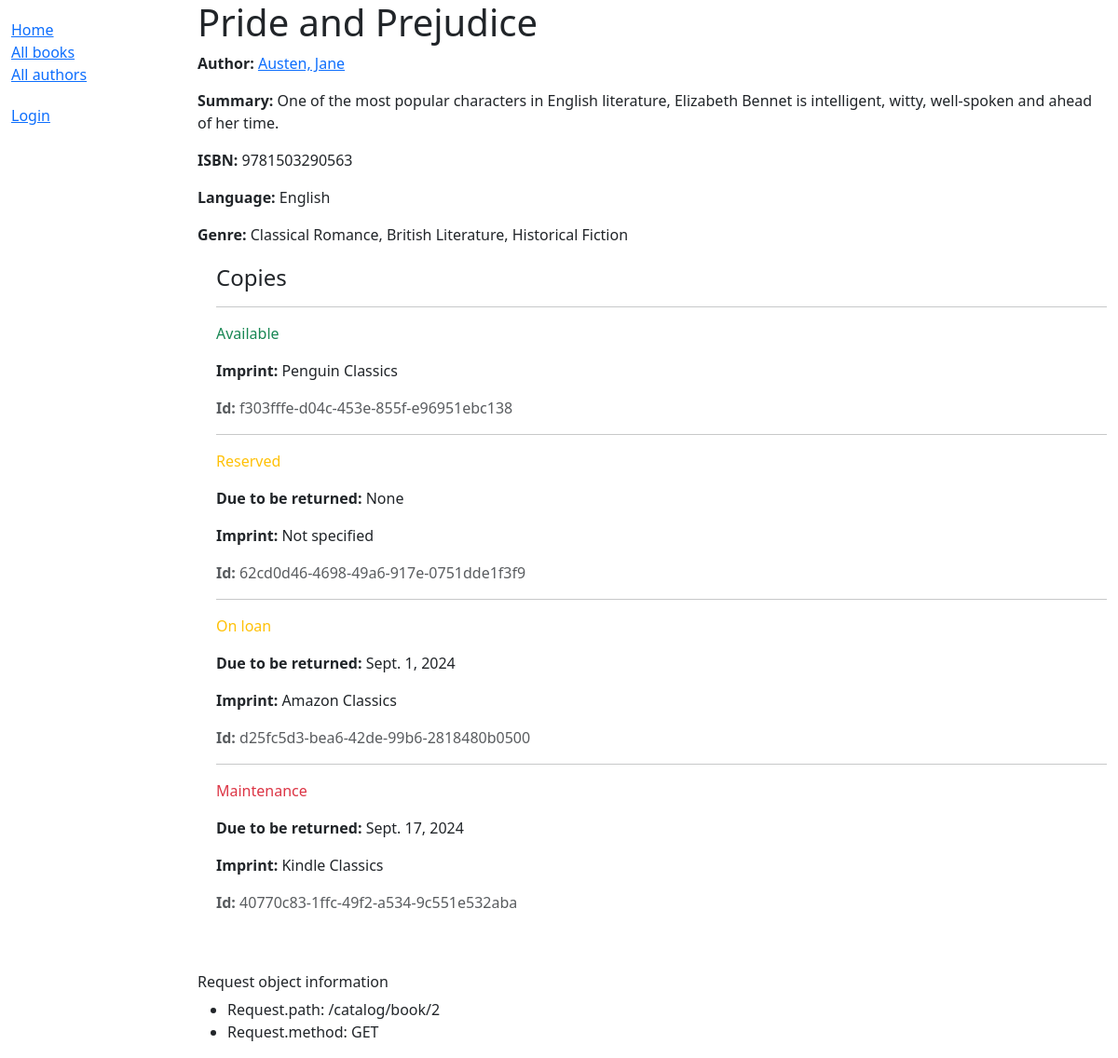
Before: /catalog/book/2 with the older database file.
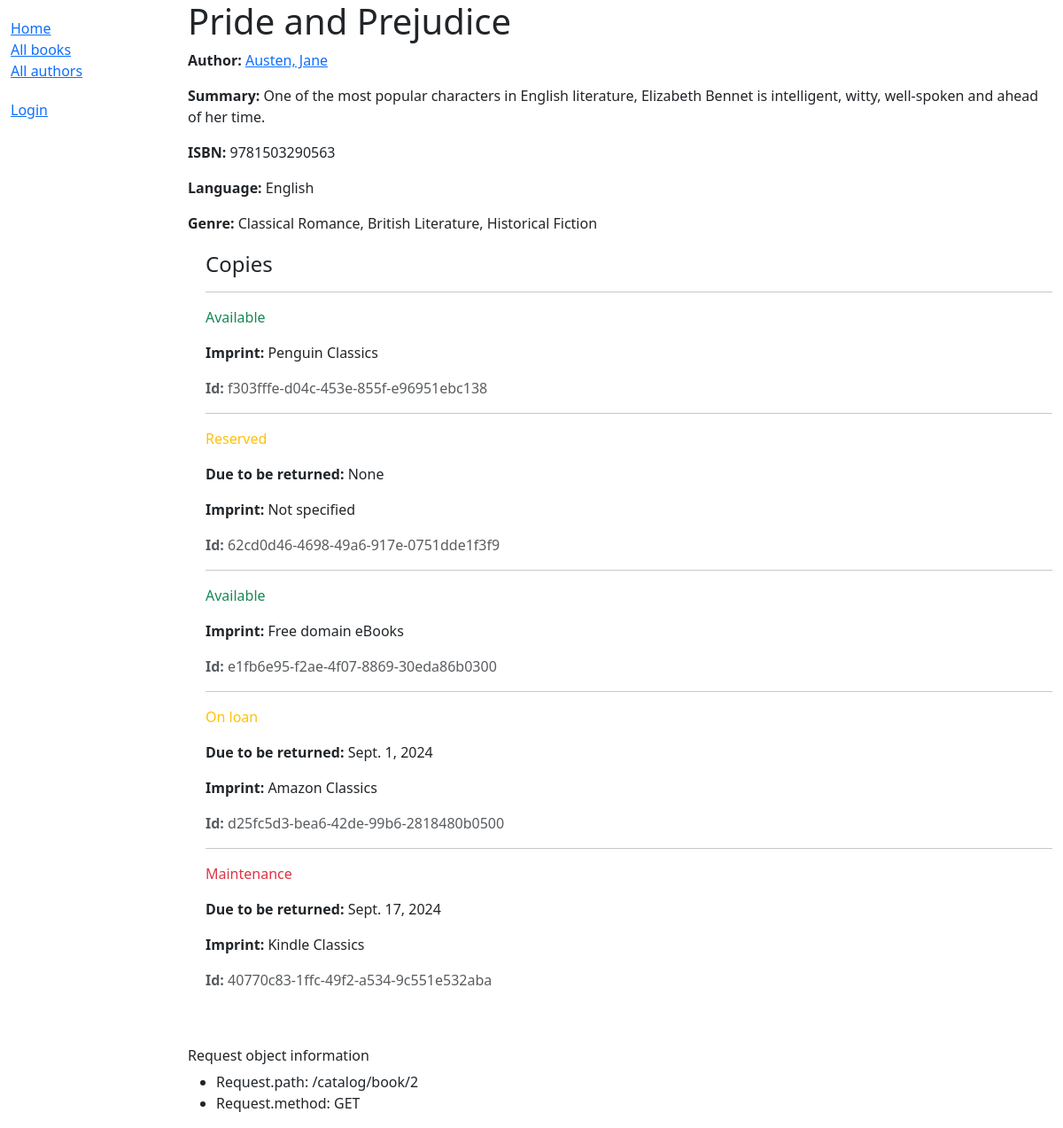
After: the same page with the newer database file.
### catalog/models.py (models this page shows, shortened)
class Book(models.Model):
    title = models.CharField(max_length=200)
    author = models.ForeignKey('Author', on_delete=models.RESTRICT, null=True)
    summary = models.TextField(
        max_length=1000,
        help_text="Enter a brief description of the book",
    )
    isbn = models.CharField(
        'ISBN',
        max_length=13,
        unique=True,
        help_text='13 Character <a href="https://www.isbn-international.org/'
                  'content/what-isbn">ISBN number</a>',
    )
    genre = models.ManyToManyField(
        Genre,
        help_text="Select a genre for this book",
    )   # each genre can have many books and a book can have multiple genres
    def display_genre(self):
        """Create a string for the Genre. Required to display in Admin."""
        return '; '.join(genre.name for genre in self.genre.all()[:3])
    display_genre.short_description = 'Genre'
    language = models.ForeignKey(
        Language, on_delete=models.SET_NULL, null=True
    )
    class Meta:
        ordering = ['title', 'author']

class Author(models.Model):
    first_name = models.CharField(max_length=100)
    last_name = models.CharField(max_length=100)
    date_of_birth = models.DateField(null=True, blank=True)
    date_of_death = models.DateField('Died', null=True, blank=True)
    class Meta:
        ordering = ['last_name', 'first_name']
    def get_absolute_url(self):
        return reverse('catalog:author-detail', args=[str(self.id)])
    def __str__(self) -> str:
        return f'{self.last_name}, {self.first_name}'

class Language(models.Model):
    name = models.CharField(max_length=200,
                            unique=True,
                            help_text="Enter the book's natural language "
                                      "(e.g. English, French etc.)")
    def __str__(self) -> str:
        return self.name
    class Meta:
        constraints = [
            UniqueConstraint(
                Lower('name'),
                name='language_name_case_insensitive_unique',
                violation_error_message='Language already exists '
                                        '(case insensitive match)'
            ),
        ]

class Genre(models.Model):
    name = models.CharField(
        max_length=200,
        unique=True,
        help_text="Enter a book genre (e.g. Fantasy, French Poetry etc.)"
    )
    def __str__(self) -> str:
        return self.name
    class Meta:
        constraints = [
            UniqueConstraint(
                Lower('name'),
                name='genre_name_case_insensitive_unique',
                violation_error_message="Genre already exists "
                                        "(case insensitive match)"
            ),
        ]

class BookInstance(models.Model):
    id = models.UUIDField(
        primary_key=True, default=uuid.uuid4,
        help_text="Unique ID for this particular book across whole library"
    )
    book = models.ForeignKey(Book, on_delete=models.RESTRICT, null=True)
    imprint = models.CharField(max_length=200)
    due_back = models.DateField(null=True, blank=True)
    LOAN_STATUS = (
        ('m', 'Maintenance'),
        ('o', 'On loan'),
        ('a', 'Available'),
        ('r', 'Reserved'),
    )
    status = models.CharField(
        max_length=1,
        choices=LOAN_STATUS,
        blank=True,
        default='m',
        help_text='Book availability',
    )
    borrower = models.ForeignKey(
        settings.AUTH_USER_MODEL,
        on_delete=models.SET_NULL,
        null=True,
        blank=True,
    )
    class Meta:
        ordering = ['book', 'due_back']
        permissions = (("can_mark_returned", "Set book as returned"),)

### catalog/views.py (the view)
# urls.py: path('book/<int:pk>', views.BookDetailView.as_view(), name='book-detail'),
class BookDetailView(generic.DetailView):
    model = Book

### catalog/templates/catalog/book_detail.html (shortened to what this page needs)
{% extends 'base_generic.html' %}
{% block content %}
    <h1>{{ object.title }}</h1>
    <p><strong>Author:</strong> <a href="{{ book.author.get_absolute_url }}">{{ book.author }}</a></p>
    <p><strong>Summary:</strong> {{ object.summary }}</p>
    <p><strong>ISBN:</strong> {{ book.isbn }}</p>
    <p><strong>Language:</strong> {{ book.language }}</p>
    <p><strong>Genre:</strong> {{ object.genre.all|join:", " }}</p>
    <div style="margin-left:20px;margin-top:20px;">
        <h4>Copies</h4>
        {% for copy in book.bookinstance_set.all %}
            <hr>
            <p class="{% if copy.status == 'a' %}text-success
                    {% elif copy.status == 'm' %}text-danger
                    {% else %}text-warning
                    {% endif %}">
                {{ copy.get_status_display }}
            </p>
            {% if copy.status != 'a' %}
                <p><strong>Due to be returned:</strong> {{ copy.due_back }}</p>
            {% endif %}
            <p><strong>Imprint: </strong>{{ copy.imprint }}</p>
            <p class="text-muted"><strong>Id:</strong> {{ copy.id }}</p>
        {% empty %}
                <p class="text-danger">Please update the instance information!</p>
        {% endfor %}
    </div>
{% endblock %}

### catalog/templates/base_generic.html (shortened to what this page needs)
<!DOCTYPE html>
<html lang="en">
    <head>
        <link rel="stylesheet"
            href="https://cdn.jsdelivr.net/npm/bootstrap@5.3.3/dist/css/bootstrap.min.css"
>
        {% load static %}
        <link rel="stylesheet" href="{% static 'css/styles.css' %}">
    </head>
    <body>
        <div class="container-fluid">
            <div class="row">
                <div class="col-sm-2">
                    {% block sidebar %}
                        <ul class="sidebar-nav">
                            <li><a href="{% url 'catalog:index' %}">Home</a></li>
                            <li><a href="{% url 'catalog:books' %}">All books</a></li>
                            <li><a href="{% url 'catalog:authors' %}">All authors</a></li>
                        </ul>
                        <ul class="sidebar-nav">
                            {% if user.is_authenticated %}
                                <li>User: {{ user.get_username }}</li>
                                <li><a href="{% url 'catalog:my-borrowed' %}">My borrowed</a></li>
                                <li>
                                    <form id="logout-form" action="{% url 'logout' %}" method="post">
                                        {% csrf_token %}
                                        <button type="submit" class="btn btn-link">Logout</button>
                                    </form>
                                </li>
                            {% else %}
                                <li><a href="{% url 'login' %}?next={{ request.path }}">Login</a></li>
                            {% endif %}
                        </ul>
                    {% endblock %}
                </div>
                <div class="col-sm-10">
                    {% block content %}
                    {% endblock %}
                    <br><br><h6>Request object information</h6>
                    <ul>
                        <li>Request.path: {{ request.path }}</li>
                        <li>Request.method: {{ request.method }}</li>
                    </ul>
                </div>
            </div>
        </div>
    </body>
</html>

### catalog/static/css/styles.css (style rules this page uses)
.sidebar-nav { margin-top: 20px; padding: 0; list-style: none; }

Changed rows visible on the page:
added BookInstance: status "Available", imprint "Free domain eBooks", id "e1fb6e95-f2ae-4f07-8869-30eda86b0300"
